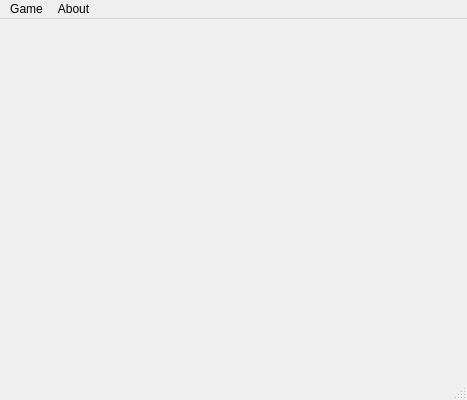
<?xml version="1.0" encoding="UTF-8"?>
<ui version="4.0">
 <class>SudokuGUIClass</class>
 <widget class="QMainWindow" name="SudokuGUIClass">
  <property name="geometry">
   <rect>
    <x>0</x>
    <y>0</y>
    <width>467</width>
    <height>400</height>
   </rect>
  </property>
  <property name="windowTitle">
   <string>SudokuGUI</string>
  </property>
  <widget class="QWidget" name="centralWidget"/>
  <widget class="QMenuBar" name="menuBar">
   <property name="geometry">
    <rect>
     <x>0</x>
     <y>0</y>
     <width>467</width>
     <height>26</height>
    </rect>
   </property>
   <widget class="QMenu" name="menu_game">
    <property name="title">
     <string>Game</string>
    </property>
    <widget class="QMenu" name="menu_newGame">
     <property name="title">
      <string>New Game</string>
     </property>
     <addaction name="action_easy"/>
     <addaction name="action_normal"/>
     <addaction name="action_hard"/>
    </widget>
    <addaction name="menu_newGame"/>
    <addaction name="action_leading_board"/>
   </widget>
   <widget class="QMenu" name="menu_about">
    <property name="title">
     <string>About</string>
    </property>
    <addaction name="action_help"/>
    <addaction name="action_about"/>
   </widget>
   <addaction name="menu_game"/>
   <addaction name="menu_about"/>
  </widget>
  <widget class="QStatusBar" name="statusBar"/>
  <action name="action123">
   <property name="text">
    <string>555</string>
   </property>
  </action>
  <action name="actionEASY">
   <property name="text">
    <string>EASY</string>
   </property>
  </action>
  <action name="actionNew_Game_2">
   <property name="text">
    <string>New_Game</string>
   </property>
  </action>
  <action name="action_easy">
   <property name="text">
    <string>Easy</string>
   </property>
   <property name="shortcut">
    <string>Ctrl+0</string>
   </property>
  </action>
  <action name="action_normal">
   <property name="text">
    <string>Normal</string>
   </property>
   <property name="shortcut">
    <string>Ctrl+1</string>
   </property>
  </action>
  <action name="action_hard">
   <property name="text">
    <string>Hard</string>
   </property>
   <property name="shortcut">
    <string>Ctrl+2</string>
   </property>
  </action>
  <action name="action_leading_board">
   <property name="text">
    <string>Leading Board</string>
   </property>
  </action>
  <action name="action_help">
   <property name="text">
    <string>Help</string>
   </property>
  </action>
  <action name="action_about">
   <property name="text">
    <string>About Sudoku</string>
   </property>
  </action>
 </widget>
 <layoutdefault spacing="6" margin="11"/>
 <resources>
  <include location="SudokuGUI.qrc"/>
 </resources>
 <connections/>
</ui>
